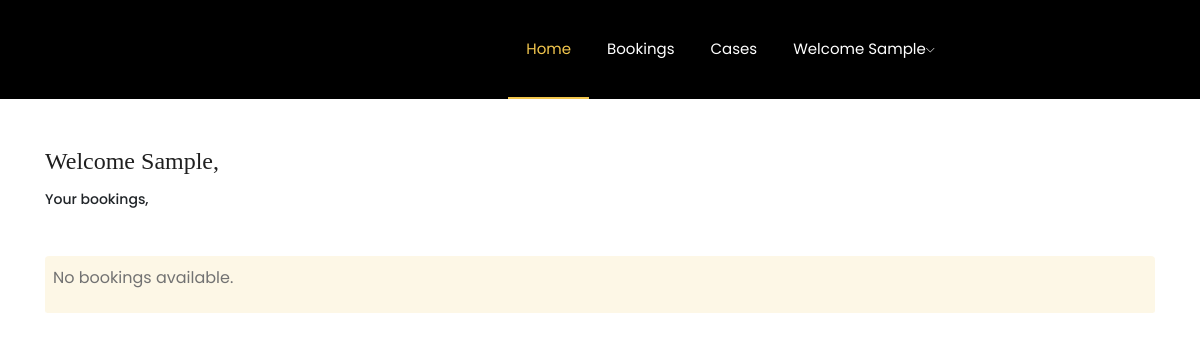
Page /accounts/client/dashboard/ (signed in) on the earlier database version.
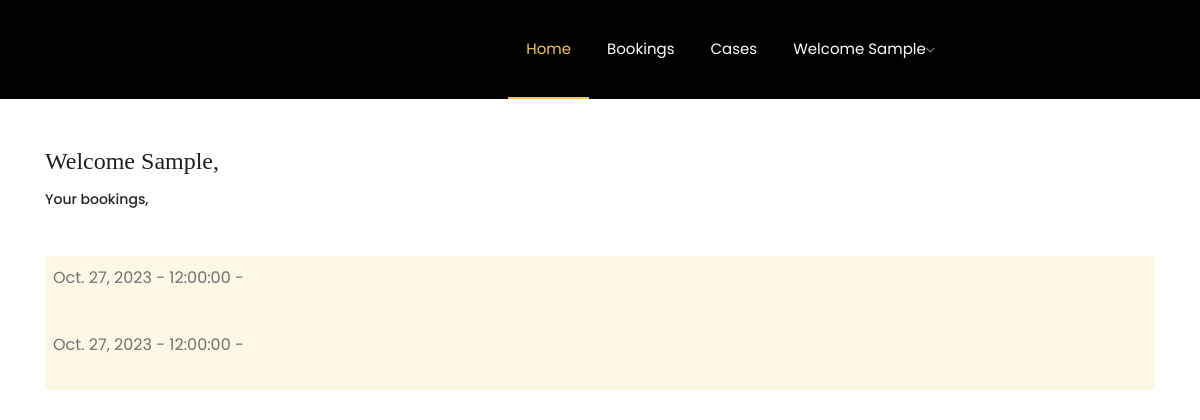
Same page on the later database version.
### accounts/models.py (models this page shows, shortened)
class Appointment(models.Model):
    id = models.AutoField(primary_key=True)
    lawyer = models.ForeignKey('LawyerProfile', on_delete=models.CASCADE)
    client = models.ForeignKey('CustomUser', on_delete=models.CASCADE)
    appointment_date = models.DateField()
    time_slot = models.CharField(max_length=20)  # Use TimeSlot model here

### accounts/views.py (the view)
# urls.py: path('client/dashboard/', views.client_dashboard, name='client_dashboard'),
@login_required
def client_dashboard(request):
    user = request.user
    all_bookings = Appointment.objects.filter(client=user)
    context = {
        'all_bookings': all_bookings,
    }
    return render(request, 'client/dashboard.html', context)

### accounts/templates/client/dashboard.html (shortened to what this page needs)
{% load static %}
<!doctype html>
<html class="no-js" lang="zxx">
<head>
    <link rel="stylesheet" href="{% static 'css/bootstrap.min.css' %}">
    <link rel="stylesheet" href="{% static 'css/owl.carousel.min.css' %}">
    <link rel="stylesheet" href="{% static 'css/magnific-popup.css' %}">
    <link rel="stylesheet" href="{% static 'css/font-awesome.min.css' %}">
    <link rel="stylesheet" href="{% static 'css/themify-icons.css' %}">
    <link rel="stylesheet" href="{% static 'css/nice-select.css' %}">
    <link rel="stylesheet" href="{% static 'css/flaticon.css' %}">
    <link rel="stylesheet" href="{% static 'css/flaticon.css' %}">
    <link rel="stylesheet" href="{% static 'css/gijgo.css' %}">
    <link rel="stylesheet" href="{% static 'css/slicknav.css' %}">
    <link rel="stylesheet" href="{% static 'css/style.css' %}">
    <link rel="stylesheet" href="{% static 'css/bookings.css' %}">
</head>
<body>
    <header>
        <div class="header-area ">
            <div id="sticky-header" class="main-header-area">
                <div class="container-fluid p-0">
                    <div class="row align-items-center justify-content-between no-gutters">
                        <div class="col-xl-2 col-lg-2">
                            <div class="logo-img">
                            </div>
                        </div>
                        <div class="col-xl-7 col-lg-8">
                            <div class="main-menu  d-none d-lg-block">
                                <nav>
                                    <ul id="navigation">
                                        <li><a class="active" href="{% url 'login' %}">home</a></li>
                                        <li><a href="{% url 'client_bookings' client_id=request.user.id %}">Bookings</a></li>
                                        <li><a href="{% url 'list_cases' %}">Cases</a></li>
                                        {% if user.is_authenticated %}
                                        <li>
                                            <a href="#">Welcome {{ user.first_name }}<i class="ti-angle-down"></i></a>
                                        </li>
                                        {% else %}
                                        <li><a href="{% url 'signup' %}">Signup</a></li>
                                        <li><a href="{% url 'login' %}">Login</a></li>
                                        {% endif %}
                                    </ul>
                                </nav>
                            </div>
                        </div>
                    </div>
                </div>
            </div>
        </div>
    </header>
    <div class="container pt-5">
        <h3>Welcome {{ user.first_name }},</h3>
        <h6 class="my-3">Your bookings,</h6>
    </div>
    <div id="exTab1" class="container mt-5">
        <div class="tab-content clearfix">
            <div class="tab-pane active" id="1a">
                <div class="article">
                    <ul>
                        {% for booking in all_bookings %}
                        <li>
                            <p>{{ booking.appointment_date }} - {{ booking.time_slot }} - {{ booking.details }}</p>
                        </li>
                        {% empty %}
                        <p>No bookings available.</p>
                        {% endfor %}
                    </ul>
                </div>
            </div>
        </div>
    </div>
</body>
</html>

Differences in the rows shown:
added Appointment: appointment_date "Oct. 27, 2023", time_slot "12:00:00"
added Appointment: appointment_date "Oct. 27, 2023", time_slot "12:00:00"
Other differences:
text no longer shown: "No bookings available."
